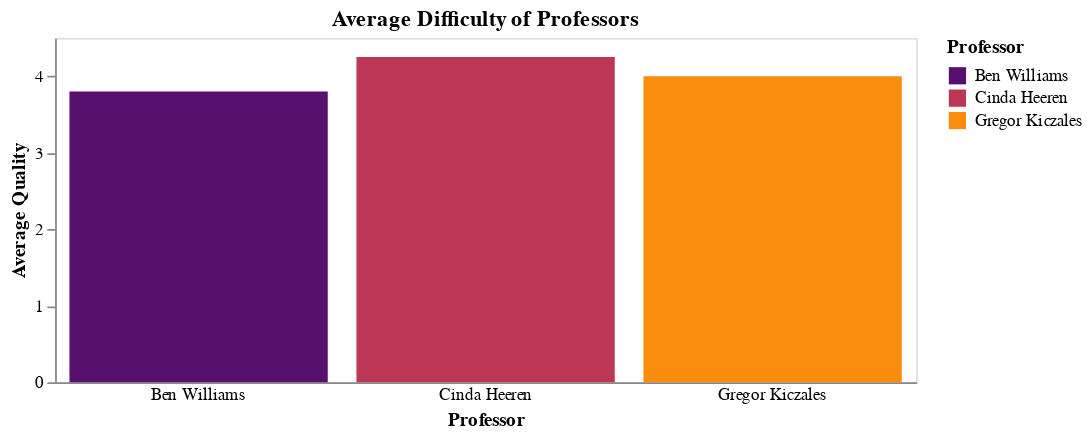

Notebook code for this chart:
### Code cell
# 
alt.Chart(prof_scores).mark_bar().encode(
    x = alt.X("Professor", axis = alt.Axis(labelAngle = 0, ticks = False)), 
    y = alt.Y("Average Quality"),
    color = alt.Color("Professor", scale = alt.Scale(scheme = 'inferno'))

).properties(
    title = "Average Difficulty of Professors",
    width = 500,
    height = 200

).configure(
    axis = alt.Axis(grid = False)
)

### Figure 1 — Vega-Lite specification as saved in the notebook (floating-point values rounded to 4 significant figures)
{"config": {"view": {"continuousWidth": 300, "continuousHeight": 300}, "axis": {"grid": false}}, "data": {"name": "data-4ef57a1f89f2232904122d3973aa816a"}, "mark": {"type": "bar"}, "encoding": {"color": {"field": "Professor", "scale": {"scheme": "inferno"}, "type": "nominal"}, "x": {"axis": {"labelAngle": 0, "ticks": false}, "field": "Professor", "type": "nominal"}, "y": {"field": "Average Quality", "type": "quantitative"}}, "height": 200, "title": "Average Difficulty of Professors", "width": 500, "$schema": "https://vega.github.io/schema/vega-lite/v5.16.3.json", "datasets": {"data-4ef57a1f89f2232904122d3973aa816a": [{"Professor": "Cinda Heeren", "Total Reviews": 20, "Average Quality": 4.25, "Average Difficulty": 2.15, "Average Confidence Score": 0.9062}, {"Professor": "Ben Williams", "Total Reviews": 20, "Average Quality": 3.8, "Average Difficulty": 3.65, "Average Confidence Score": 0.9249}, {"Professor": "Gregor Kiczales", "Total Reviews": 20, "Average Quality": 4.0, "Average Difficulty": 3.55, "Average Confidence Score": 0.8902}]}}
